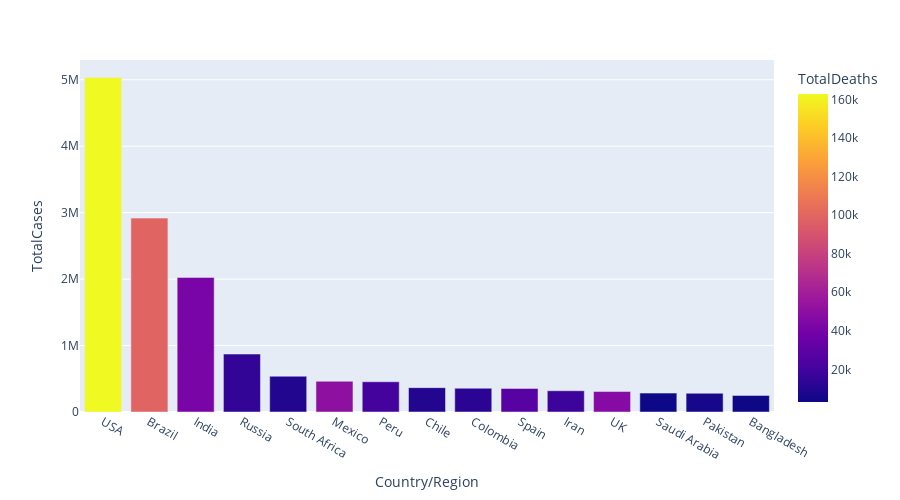

Source (notebook cell):
### Code cell
px.bar(dataset1.head(15), x = 'Country/Region', y = 'TotalCases',
	color = 'TotalDeaths', height = 500,
	hover_data = ['Country/Region', 'Continent'])

### Figure 1 — Plotly figure (JSON) as saved in the notebook; plotly's stock layout.template omitted (floating-point values rounded to 4 significant figures)
{"data": [{"alignmentgroup": "True", "customdata": [["North America"], ["South America"], ["Asia"], ["Europe"], ["Africa"], ["North America"], ["South America"], ["South America"], ["South America"], ["Europe"], ["Asia"], ["Europe"], ["Asia"], ["Asia"], ["Asia"]], "hovertemplate": "Country/Region=%{x}<br>TotalCases=%{y}<br>Continent=%{customdata[0]}<br>TotalDeaths=%{marker.color}<extra></extra>", "legendgroup": "", "marker": {"color": [162804, 98644, 41638, 14606, 9604, 50517, 20424, 9889, 11939, 28500, 17976, 46413, 3055, 6035, 3306], "coloraxis": "coloraxis", "pattern": {"shape": ""}}, "name": "", "offsetgroup": "", "orientation": "v", "showlegend": false, "textposition": "auto", "type": "bar", "x": ["USA", "Brazil", "India", "Russia", "South Africa", "Mexico", "Peru", "Chile", "Colombia", "Spain", "Iran", "UK", "Saudi Arabia", "Pakistan", "Bangladesh"], "xaxis": "x", "y": [5032179, 2917562, 2025409, 871894, 538184, 462690, 455409, 366671, 357710, 354530, 320117, 308134, 284226, 281863, 249651], "yaxis": "y"}], "layout": {"barmode": "relative", "coloraxis": {"colorbar": {"title": {"text": "TotalDeaths"}}, "colorscale": [[0, "#0d0887"], [0.1111, "#46039f"], [0.2222, "#7201a8"], [0.3333, "#9c179e"], [0.4444, "#bd3786"], [0.5556, "#d8576b"], [0.6667, "#ed7953"], [0.7778, "#fb9f3a"], [0.8889, "#fdca26"], [1, "#f0f921"]]}, "height": 500, "legend": {"tracegroupgap": 0}, "margin": {"t": 60}, "xaxis": {"anchor": "y", "domain": [0, 1], "title": {"text": "Country/Region"}}, "yaxis": {"anchor": "x", "domain": [0, 1], "title": {"text": "TotalCases"}}}}
